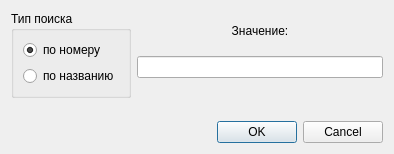
<?xml version="1.0" encoding="UTF-8"?>
<ui version="4.0">
 <class>DialogFindItem</class>
 <widget class="QDialog" name="DialogFindItem">
  <property name="geometry">
   <rect>
    <x>0</x>
    <y>0</y>
    <width>394</width>
    <height>154</height>
   </rect>
  </property>
  <property name="windowTitle">
   <string>Dialog</string>
  </property>
  <layout class="QGridLayout" name="gridLayout_2">
   <item row="0" column="0" colspan="2">
    <layout class="QHBoxLayout" name="horizontalLayout">
     <item>
      <widget class="QGroupBox" name="groupBox">
       <property name="title">
        <string>Тип поиска</string>
       </property>
       <layout class="QGridLayout" name="gridLayout">
        <item row="2" column="0">
         <widget class="QRadioButton" name="rbName">
          <property name="text">
           <string>по названию</string>
          </property>
         </widget>
        </item>
        <item row="1" column="0">
         <widget class="QRadioButton" name="rbNumber">
          <property name="text">
           <string>по номеру</string>
          </property>
          <property name="checked">
           <bool>true</bool>
          </property>
         </widget>
        </item>
       </layout>
      </widget>
     </item>
     <item>
      <layout class="QVBoxLayout" name="verticalLayout">
       <item>
        <widget class="QLabel" name="label">
         <property name="text">
          <string>Значение:</string>
         </property>
         <property name="alignment">
          <set>Qt::AlignCenter</set>
         </property>
        </widget>
       </item>
       <item>
        <widget class="QLineEdit" name="lineEdit"/>
       </item>
       <item>
        <spacer name="horizontalSpacer_2">
         <property name="orientation">
          <enum>Qt::Horizontal</enum>
         </property>
         <property name="sizeHint" stdset="0">
          <size>
           <width>40</width>
           <height>20</height>
          </size>
         </property>
        </spacer>
       </item>
      </layout>
     </item>
    </layout>
   </item>
   <item row="3" column="1">
    <widget class="QDialogButtonBox" name="buttonBox">
     <property name="orientation">
      <enum>Qt::Horizontal</enum>
     </property>
     <property name="standardButtons">
      <set>QDialogButtonBox::Cancel|QDialogButtonBox::Ok</set>
     </property>
    </widget>
   </item>
   <item row="3" column="0">
    <spacer name="horizontalSpacer">
     <property name="orientation">
      <enum>Qt::Horizontal</enum>
     </property>
     <property name="sizeHint" stdset="0">
      <size>
       <width>182</width>
       <height>20</height>
      </size>
     </property>
    </spacer>
   </item>
   <item row="1" column="0">
    <spacer name="verticalSpacer">
     <property name="orientation">
      <enum>Qt::Vertical</enum>
     </property>
     <property name="sizeHint" stdset="0">
      <size>
       <width>20</width>
       <height>40</height>
      </size>
     </property>
    </spacer>
   </item>
  </layout>
 </widget>
 <resources/>
 <connections>
  <connection>
   <sender>buttonBox</sender>
   <signal>accepted()</signal>
   <receiver>DialogFindItem</receiver>
   <slot>accept()</slot>
   <hints>
    <hint type="sourcelabel">
     <x>248</x>
     <y>254</y>
    </hint>
    <hint type="destinationlabel">
     <x>157</x>
     <y>274</y>
    </hint>
   </hints>
  </connection>
  <connection>
   <sender>buttonBox</sender>
   <signal>rejected()</signal>
   <receiver>DialogFindItem</receiver>
   <slot>reject()</slot>
   <hints>
    <hint type="sourcelabel">
     <x>316</x>
     <y>260</y>
    </hint>
    <hint type="destinationlabel">
     <x>286</x>
     <y>274</y>
    </hint>
   </hints>
  </connection>
 </connections>
</ui>
